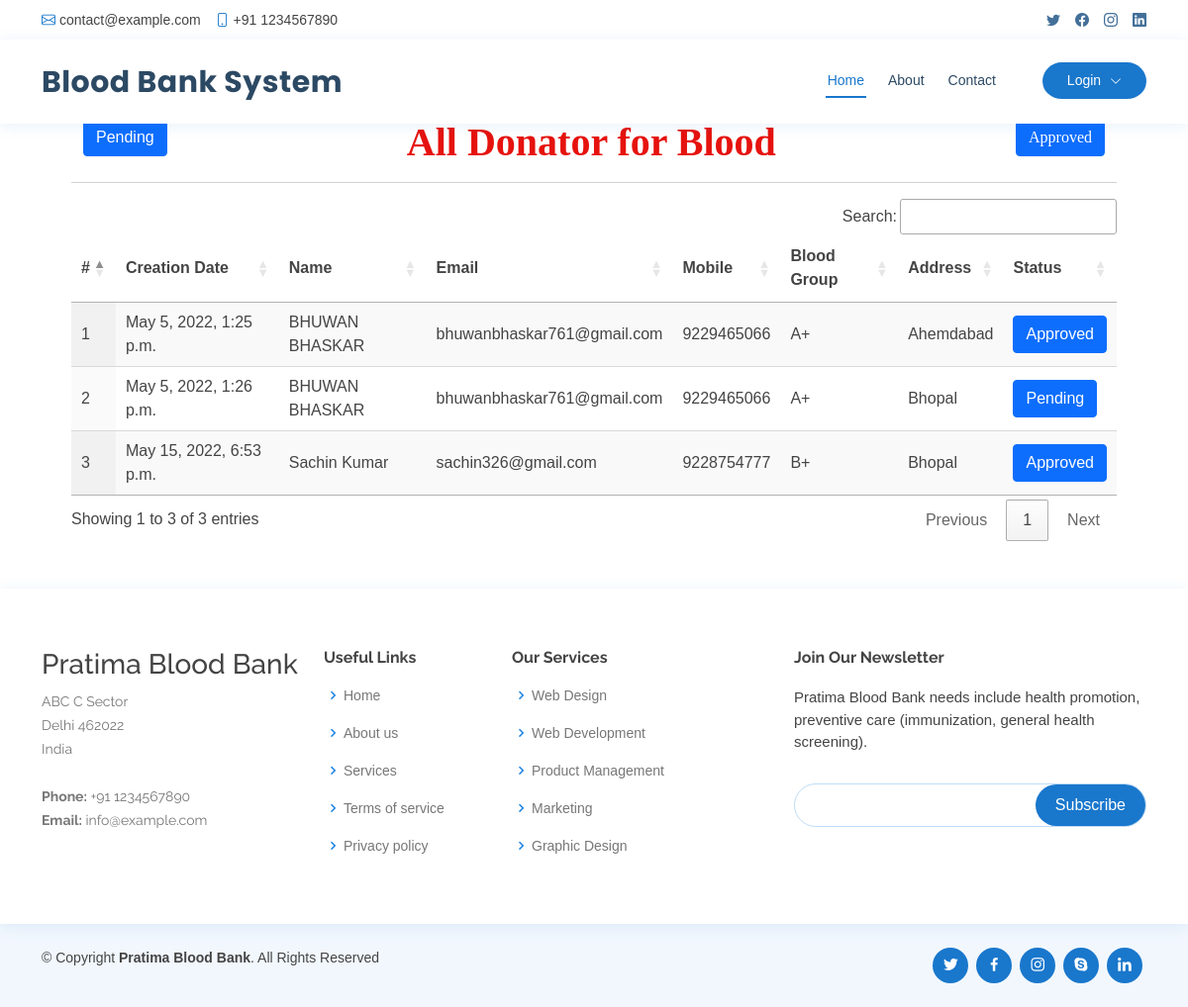
The page /donator_blood on the database its author committed.
### blood_app/models.py (models this page shows, shortened)
class Blood_Donation(models.Model):
    status = models.CharField(max_length=100, null=True, blank=True)
    user = models.ForeignKey(UserProfile, on_delete=models.CASCADE, null=True, blank=True)
    blood_group = models.ForeignKey(Category, on_delete=models.CASCADE, null=True, blank=True)
    place = models.CharField(max_length=100, null=True, blank=True)
    purpose = models.CharField(max_length=100, null=True, blank=True)
    created = models.DateTimeField(auto_now=True,null=True)
    active = models.BooleanField(null=True, blank=True, default=False)

class UserProfile(models.Model):
    user = models.ForeignKey(User, on_delete=models.CASCADE, null=True)
    contact = models.CharField(max_length=100, null=True)
    address = models.CharField(max_length=100, null=True)
    blood_group = models.ForeignKey(Category, on_delete=models.CASCADE, null=True, blank=True)
    dob = models.DateField(null=True)
    image = models.FileField(null=True)

class Category(models.Model):
    name = models.CharField(max_length=100, null=True, blank=True)
    def __str__(self):
        return self.name

### blood_app/views.py (the view)
# urls.py: path('donator_blood', donator_blood, name='donator_blood'),
def donator_blood(request):
    mydata = request.GET.get('action',0)
    data = Blood_Donation.objects.filter(purpose="Blood Donor")
    if mydata:
        data = data.filter(status=mydata)
    return render(request, 'donator_blood.html', {'data':data})

### blood_app/templates/donator_blood.html (shortened to what this page needs)
{% extends 'index.html' %}
{% load static %}
{% block body %}
<div class="container-fluid" style="width:90%;margin-top:10%">
                    <div class="container-fluid">
                      <a href="/donator_blood?action=Pending">
                        <button type="button" class="btn btn-primary pull-left">Pending</button>
                      </a>
                        <h1 align="center" style="font-weight:bold;font-family : 'Monotype Corsiva' ; color : #E6120E ;margin-top:4%">
                          {% if request.GET.action %} {{request.GET.action}} {% else %} All{% endif %} Donator for Blood
                      <a href="/donator_blood?action=Approved">
                        <button type="button" class="btn btn-primary pull-right">Approved</button>
                      </a>
                        </h1>
                         </div><hr>
                                <table id="example" class="display" style="width:100%">
                                  <thead>
                                    <tr>
                                      <th>#</th>
                                      <th>Creation Date</th>
                                      <th>Name</th>
                                      <th>Email</th>
                                      <th>Mobile</th>
                                      <th>Blood Group</th>
                                      <th>Address</th>
                                      <th>Status</th>
                                  </tr>
                              </thead>
                              <tbody>
                              {% for i in data %}
                                <tr>
                                  <td>{{forloop.counter}}</td>
                                  <td>{{i.created}}</td>
                                  <td>{{i.user.user.first_name}} {{i.user.user.last_name}}</td>
                                  <td>{{i.user.user.email}}</td>
                                  <td>{{i.user.contact}}</td>
                                  <td>{{i.blood_group}}</td>
                                  <td>{{i.place}}</td>
                                  <td>
                                    <a href="/change_status/{{i.id}}/?data={{request.get_full_path}}">
                                      <button type="button" class="btn btn-primary">{% if i.status == "Approved" %}Approved{% else %}Pending{% endif %} </button>
                                    </a>
                                  </td>
                              </tr>
                              {% endfor %}
                          </tbody>
                      </table>
                  </div>
{% endblock %}

### blood_app/static/css/style.css (style rules this page uses)
body { font-family: "Open Sans", sans-serif; color: #444444; }
a { color: #1977cc; text-decoration: none; }
h1, h2, h3, h4, h5, h6 { font-family: "Raleway", sans-serif; }

### blood_app/templates/donator_blood.html (style rules this page uses)
body { font-family: Arial, Helvetica, sans-serif; }

### rows shown on the page
Blood_Donation: created "May 5, 2022, 1:25 p.m.", user.user.first_name "BHUWAN", user.user.last_name "BHASKAR", user.user.email "bhuwanbhaskar761@gmail.com", user.contact "9229465066", blood_group "A+", place "Ahemdabad", status "Approved"
Blood_Donation: created "May 5, 2022, 1:26 p.m.", user.user.first_name "BHUWAN", user.user.last_name "BHASKAR", user.user.email "bhuwanbhaskar761@gmail.com", user.contact "9229465066", blood_group "A+", place "Bhopal", status "Pending"
Blood_Donation: created "May 15, 2022, 6:53 p.m.", user.user.first_name "Sachin", user.user.last_name "Kumar", user.user.email "sachin326@gmail.com", user.contact "9228754777", blood_group "B+", place "Bhopal", status "Approved"
